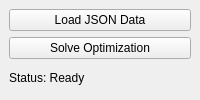
<?xml version="1.0" encoding="UTF-8"?>
<ui version="4.0">
 <class>MainWindow</class>
 <widget class="QMainWindow" name="MainWindow">
  <property name="windowTitle">
   <string>Mailbox Location Optimizer</string>
  </property>
  <widget class="QWidget" name="centralwidget">
   <layout class="QVBoxLayout">
    <item>
     <widget class="QPushButton" name="loadButton">
      <property name="text">
       <string>Load JSON Data</string>
      </property>
     </widget>
    </item>
    <item>
     <widget class="QPushButton" name="solveButton">
      <property name="text">
       <string>Solve Optimization</string>
      </property>
     </widget>
    </item>
    <item>
     <widget class="QLabel" name="status">
      <property name="text">
       <string>Status: Ready</string>
      </property>
     </widget>
    </item>
   </layout>
  </widget>
 </widget>
 <resources/>
 <connections/>
</ui>
